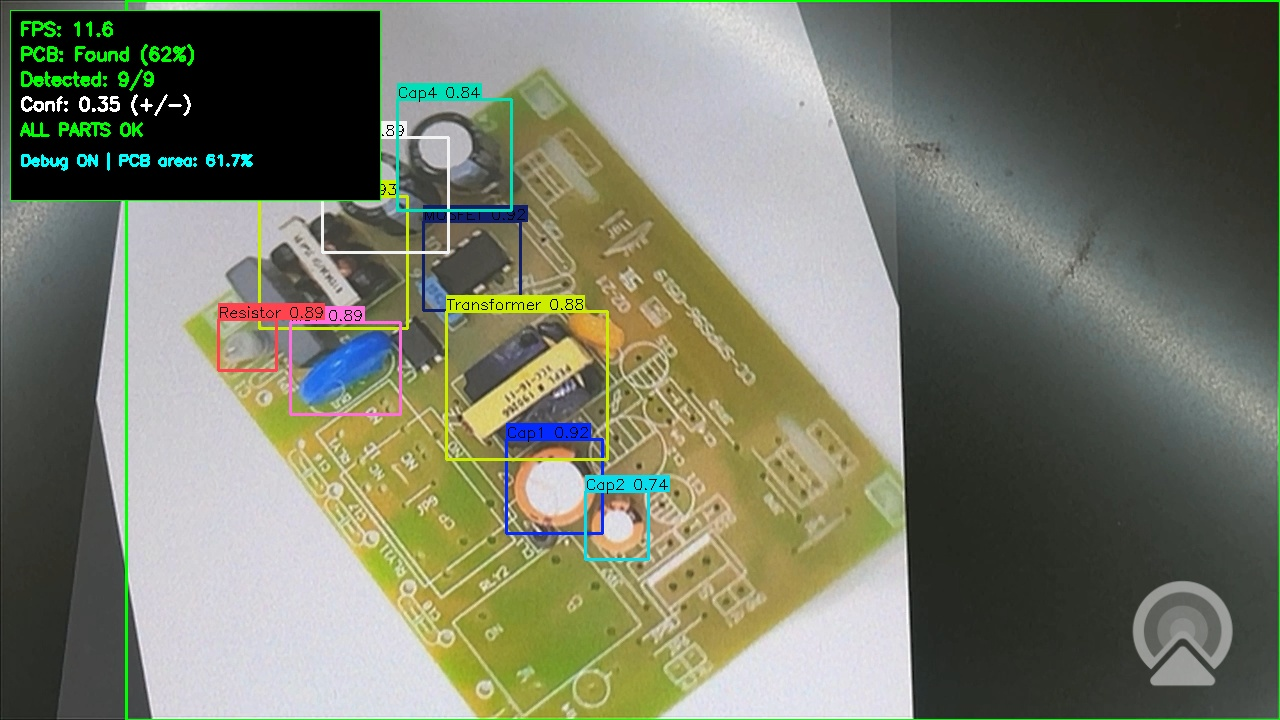
#> input picture scripts/screenshot_001.jpg, 1280 x 720 px
$ python -i pcb_detect.py   (imports and definitions only)
#> lines starting #> are read from the running program, lines starting #| are printed output that depends on the picture; after the words box and inside, x2 and y2 are one past the last pixel; in counts of white or black regions, pixels touching at a corner belong together
#> further down, picture is the input picture: shape (720, 1280, 3); mean B, G, R 105.9, 123.2, 119.8
"""
=============================================================================
YOLO 기반 실시간 웹캠 PCB 결함 검출
=============================================================================

[전처리 구현방법]
  1단계: HSV 색상 필터로 기판 영역 판별
  2단계: CLAHE로 기판 영역 명암대비 향상
  3단계: 기판 영역만 크롭 → YOLO 검출 (conf 낮춰서 부품/결함 잘 잡기)

  ※ 기판 밖에서는 검출 안 함 → 오탐 차단
=============================================================================
"""

# 사용하는 라이브러리 정의
import cv2 #OpenCV ; 컴퓨터 비전 및 이미지/비디오 처리 라이브러리
import numpy as np # Numpy ; 수치계산 및 배열 얀신 라이브러리
from ultralytics import YOLO # 객체 탐지 모델을 위한 라이브러리
from ultralytics.utils.plotting import Colors # YOLO 시각화용 색상
import argparse # 명령줄 인자를 파싱하기 위한 표준 라이브러리
import time # 시간 관련 라이브러리


# =============================================================================
# 1. HSV 기반 기판 영역 판별
# =============================================================================
def detect_pcb_by_hsv(frame):
    """
    HSV 색상 필터로 기판영역을 찾아서 바운딩 박스와 마스크를 반환한다.

    녹색 -> 기판 영역
    갈색 -> 납땝 같은 영역 ; 굳이 필요없을 것 같기도 함

    반환하는 인자 3가지
    1. 부품 바운딩 박스 → pcb_bbox: (x, y, w, h)
    2. 이진 마스크 → mask
    3. 기판 영역 비율 → mask_ratio
    """
    # 조건을 선언
    # 조건 : 반환된 값 X 이거나 빈 이미지 => 기본값을 반환
    if frame is None or frame.size == 0:
            # 기본값
            # pcb_bbox / mask / mask_ratio
            # pcb_bbox : 바운딩 박스 X
            # mask : 0인 (100X100)픽셀, 각 픽셀 8bit로 저장
            # mask_ratio : 기판영역은 0.0%
        return None, np.zeros((100, 100), dtype=np.uint8), 0.0

    # 1. BGR -> HSV로 변환 (H:색상, S:채도, V:명도)
    hsv = cv2.cvtColor(frame, cv2.COLOR_BGR2HSV)
#> hsv: shape (720, 1280, 3); mean H, S, V 63, 54.3, 128.8

    # 2. 기판이라고 판단되는 값 설정 → 색상을 지정해주는 것임
    # ── 녹색 기판 범위 ──
    mask_green = cv2.inRange(hsv, np.array([20, 15, 20]), np.array([100, 255, 255]))
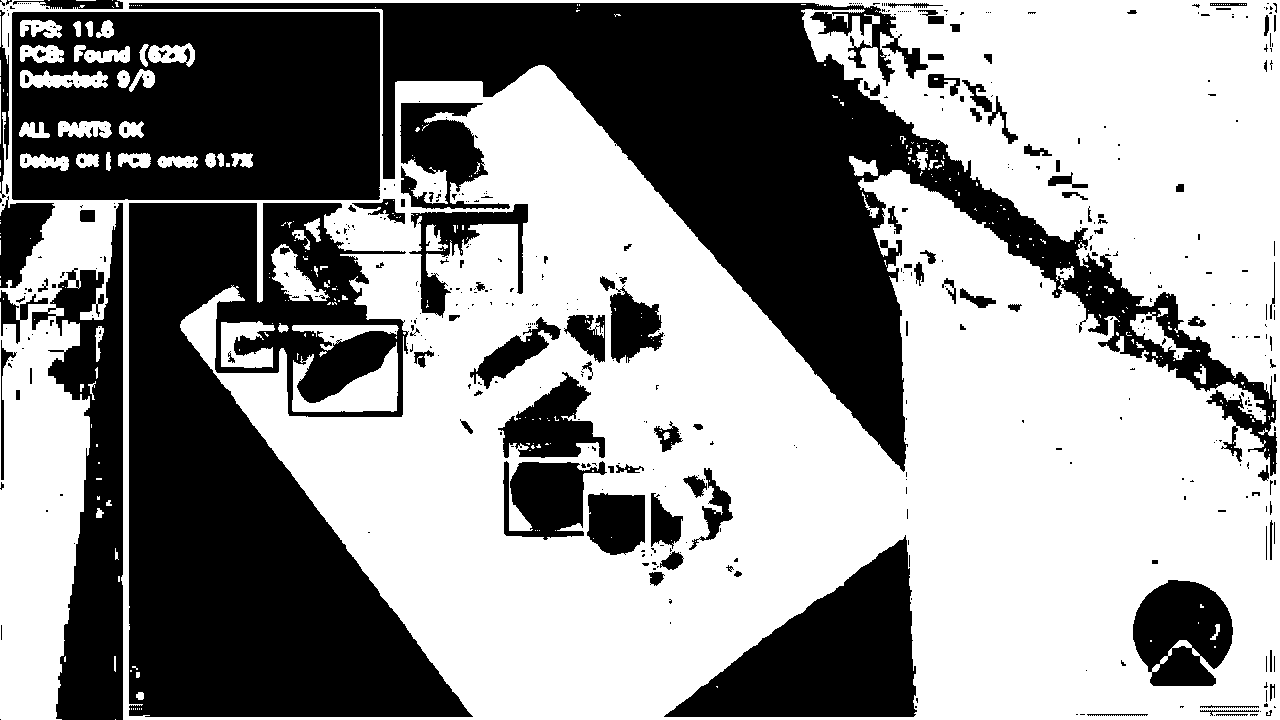
#> mask_green: shape (720, 1280); 57.8% white; 506 black regions (393 under 20 px), largest, box (x1, y1, x2, y2) and area: (129, 3, 1277, 476) 119406, (129, 203, 473, 717) 108312, (12, 12, 380, 200) 61067

    # ── 갈색 (동박/납땜) 범위 ──
    mask_brown = cv2.inRange(hsv, np.array([10, 30, 30]), np.array([30, 255, 200]))
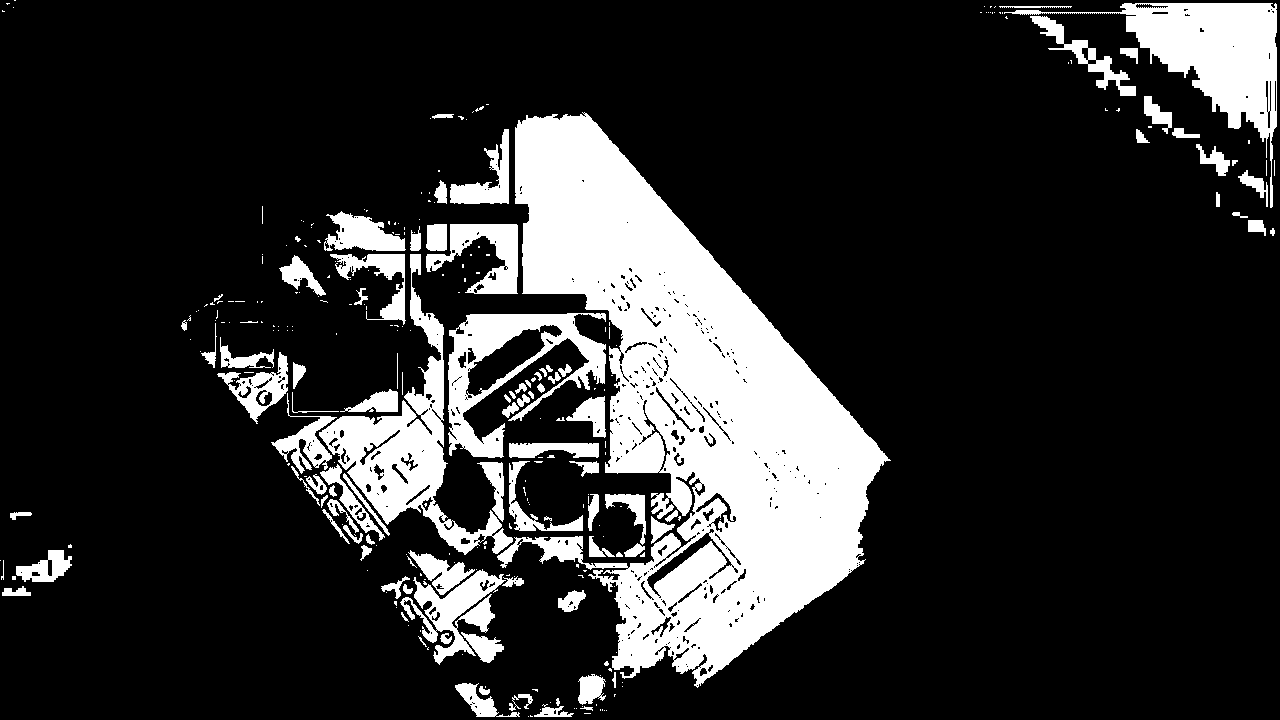
#> mask_brown: shape (720, 1280); 18.5% white; 294 white regions (192 under 20 px), largest, box (x1, y1, x2, y2) and area: (497, 112, 891, 688) 97746, (1004, 3, 1277, 208) 13266, (319, 254, 513, 555) 12542

    # 녹색 + 갈색 범위 합치기
    mask = cv2.bitwise_or(mask_green, mask_brown)
#> mask: shape (720, 1280); 58.9% white; 468 black regions (361 under 20 px), largest, box (x1, y1, x2, y2) and area: (129, 3, 1277, 476) 119405, (129, 203, 473, 717) 107093, (12, 12, 380, 200) 61067

    if mask is None or mask.size == 0:
        return None, np.zeros(frame.shape[:2], dtype=np.uint8), 0.0

    # 3. 모폴로지로 정리 (작은 노이즈 제거 + 구멍 메우기)
    # CLOSE : 구멍 메우기 -> 기판 내부 끊겨 보이는거 완화
    # OPEN : 작은 점 노이즈 제거 -> 배경 잡색 제거
    # *변경 팁 : 커널 크기 조정 (크게:거칠어짐) (작게:노이즈민감)
    kernel = np.ones((7, 7), np.uint8)
    mask = cv2.morphologyEx(mask, cv2.MORPH_CLOSE, kernel)  # 구멍 메우기
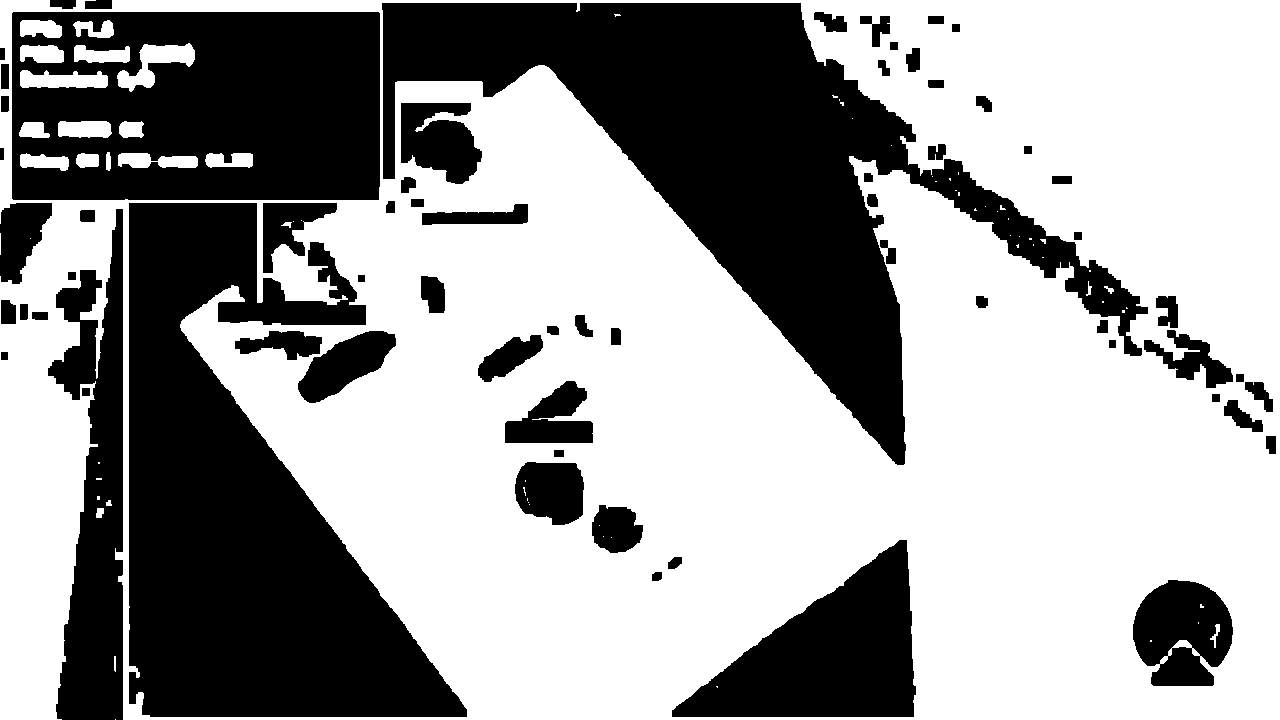
#> mask: shape (720, 1280); 61.8% white; 66 black regions, largest, box (x1, y1, x2, y2) and area: (382, 3, 1148, 465) 106214, (129, 203, 467, 717) 95364, (12, 12, 380, 200) 59901
    mask = cv2.morphologyEx(mask, cv2.MORPH_OPEN, kernel)   # 노이즈 제거
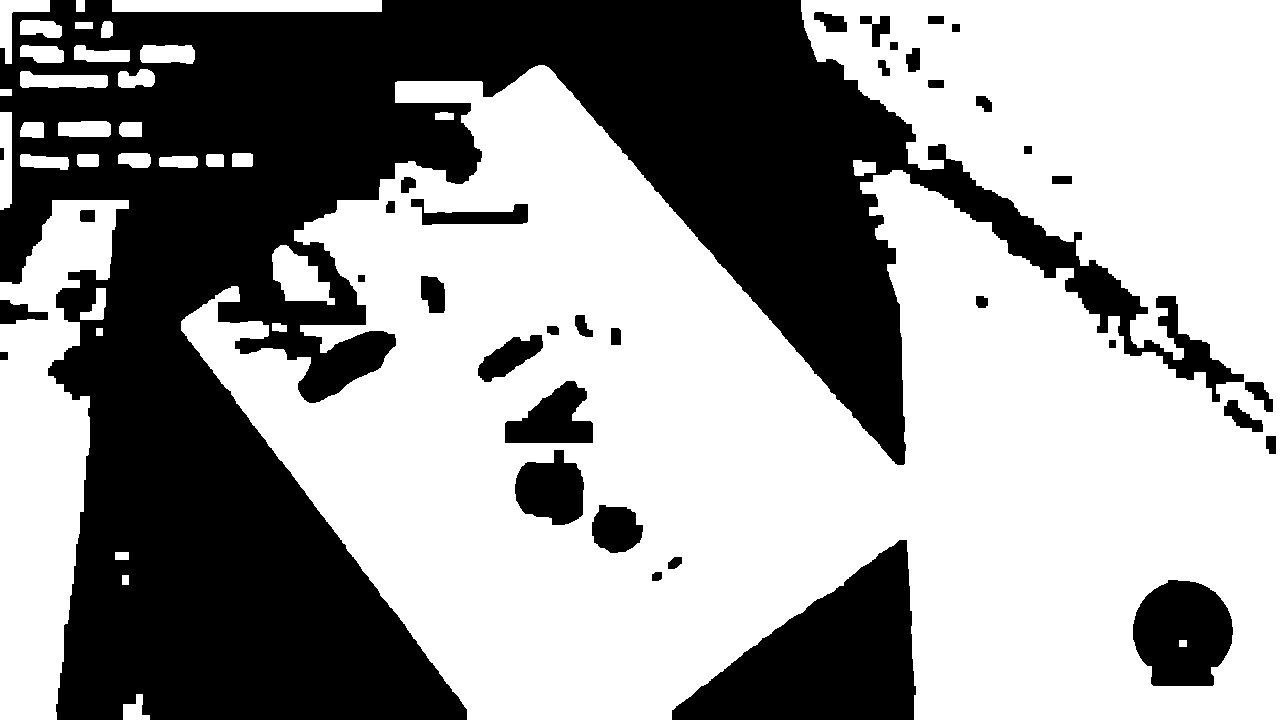
#> mask: shape (720, 1280); 60.5% white; 37 black regions

    # 4. 기판의 영역이 화면에서 얼마나 차지하는지 비율계산
    # 기판 영역 비율
    mask_ratio = np.count_nonzero(mask) / mask.size * 100
#> mask_ratio = 60.48

    # 5. 외곽 컨투어를 찾아 가장 큰 덩어리를 "기판"이라고 가정
    # 컨투어 찾기 → 가장 큰 영역 = 기판
    contours, _ = cv2.findContours(mask, cv2.RETR_EXTERNAL, cv2.CHAIN_APPROX_SIMPLE)
#> contours = 33 contours; largest, box (x1, y1, x2, y2) and area: (181, 0, 1280, 720) 524776, (0, 200, 129, 720) 36172, (112, 0, 382, 12) 2959, (272, 245, 335, 305) 2077, (20, 71, 108, 88) 1040

    if contours:
        largest = max(contours, key=cv2.contourArea)
#> largest = contour of 1706 points, box (x1, y1, x2, y2) (181, 0, 1280, 720), area 524776
        area = cv2.contourArea(largest)
#> area = 524776
        frame_area = frame.shape[0] * frame.shape[1]
#> frame_area = 921600

        # 전체 프레임 대비 면적이 너무 작으면 기판으로 보기 어렵다고 판단하여 제외
        # (예: 초록색 물체/노이즈)
        if area / frame_area > 0.1: # 차지하는 영역이 10% 이하이면 기판으로 인정X
            x, y, w, h = cv2.boundingRect(largest)
#> x = 181; y = 0; w = 1099; h = 720

            # 마진 10% 추가 → 기판 가장자리 결함도 포함하도록
            margin = 0.10
            # 상하좌우 모두 10%씩 픽셀 확장
            x = max(0, int(x - w * margin))
#> x = 71
            y = max(0, int(y - h * margin))
            w = min(frame.shape[1] - x, int(w * (1 + 2 * margin)))
#> w = 1209
            h = min(frame.shape[0] - y, int(h * (1 + 2 * margin)))

            # 기판O → 생성된 해당 값 반환
            return (x, y, w, h), mask, mask_ratio

    # 기판X → 기본 값 반환
    return None, mask, mask_ratio


# =============================================================================
# 2. CLAHE 대비 향상``
# =============================================================================
# [221 lines left out: functions apply_clahe, main, not called in this run]

>>> import cv2
>>> picture = cv2.imread('screenshot_001.jpg')
>>> result = detect_pcb_by_hsv(picture)
